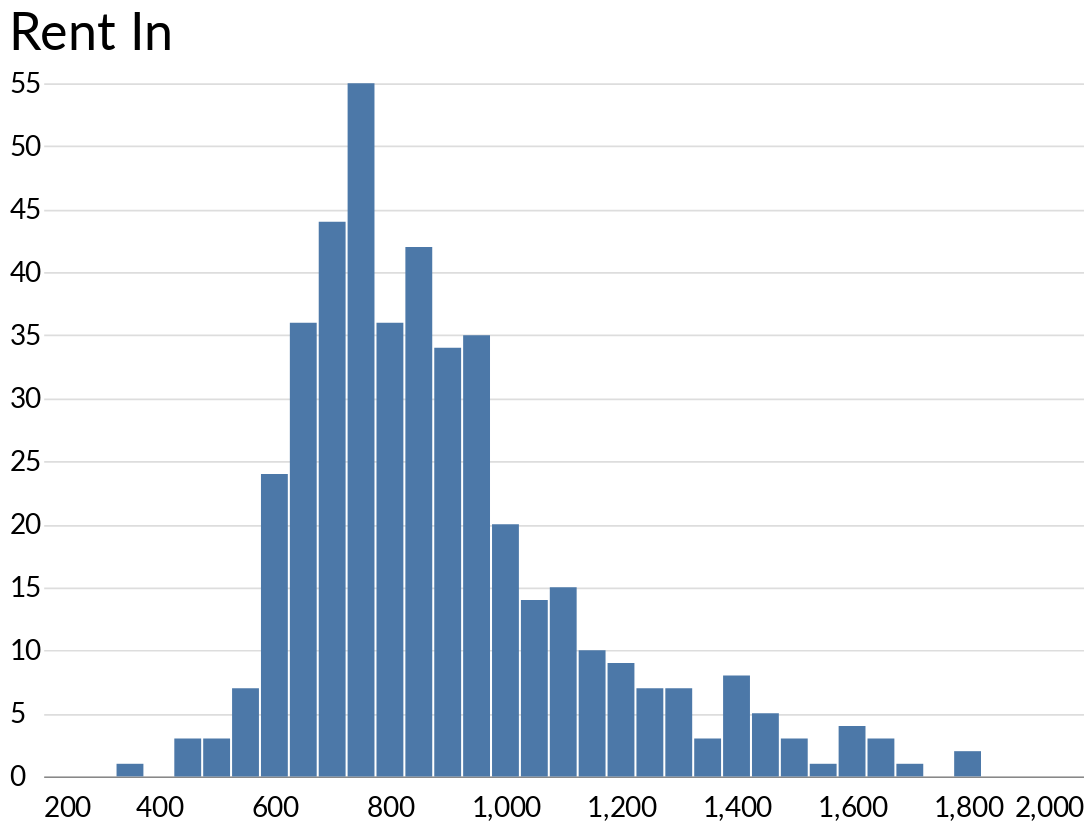

Write notebook code for a chart like this one.
### Markdown cell above
#### *Layer charts to show difference (out behind in- since in counties are less)

### Code cell
alt.Chart(rent_in_df, title='Rent In').mark_bar(size=15.5).encode(x='Bin', y='Count')

### Figure 1 — Vega-Lite specification as saved in the notebook (floating-point values rounded to 4 significant figures)
{"width": 600, "height": 400, "background": "white", "config": {"title": {"fontWeight": "normal", "fontSize": 30, "anchor": "start", "font": "Lato, Calibri, Arial", "offset": 5}, "axisX": {"grid": false, "labelFont": "Lato, Calibri, Arial", "labelFontSize": 16, "labelAngle": 0, "labelPadding": 10, "ticks": false, "tickSize": 5, "title": null, "titleFont": "Lato, Calibri, Arial", "titleFontSize": 16, "titleFontWeight": "normal", "titleY": 30, "titleX": 280}, "axisY": {"grid": true, "gridOpacity": 1, "labelFont": "Lato, Calibri, Arial", "labelFontSize": 16, "labelLimit": 100, "labelAlign": "left", "labelPadding": 20, "ticks": false, "title": null, "titleFont": "Lato, Calibri, Arial", "titleFontWeight": "normal", "titleFontSize": 16, "titleAlign": "left", "titleAngle": 0, "titleY": -20, "titleX": -20, "domainWidth": 0}, "view": {"strokeOpacity": 0}}, "data": {"name": "data-d6dc55595343ba90ec31009fad632415"}, "mark": {"type": "bar", "size": 15.5}, "encoding": {"x": {"type": "quantitative", "field": "Bin"}, "y": {"type": "quantitative", "field": "Count"}}, "title": "Rent In", "$schema": "https://vega.github.io/schema/vega-lite/v4.0.0.json", "datasets": {"data-d6dc55595343ba90ec31009fad632415": [{"Bin": 1600, "Count": 4}, {"Bin": 1050, "Count": 14}, {"Bin": 1300, "Count": 7}, {"Bin": 1650, "Count": 3}, {"Bin": 1400, "Count": 8}, {"Bin": 1450, "Count": 5}, {"Bin": 1200, "Count": 9}, {"Bin": 1100, "Count": 15}, {"Bin": 1250, "Count": 7}, {"Bin": 850, "Count": 42}, {"Bin": 950, "Count": 35}, {"Bin": 1800, "Count": 2}, {"Bin": 1000, "Count": 20}, {"Bin": 800, "Count": 36}, {"Bin": 900, "Count": 34}, {"Bin": 1550, "Count": 1}, {"Bin": 750, "Count": 55}, {"Bin": 1700, "Count": 1}, {"Bin": 1150, "Count": 10}, {"Bin": 700, "Count": 44}, {"Bin": 1500, "Count": 3}, {"Bin": 650, "Count": 36}, {"Bin": 500, "Count": 3}, {"Bin": 1350, "Count": 3}, {"Bin": 600, "Count": 24}, {"Bin": 450, "Count": 3}, {"Bin": 550, "Count": 7}, {"Bin": 350, "Count": 1}]}}
